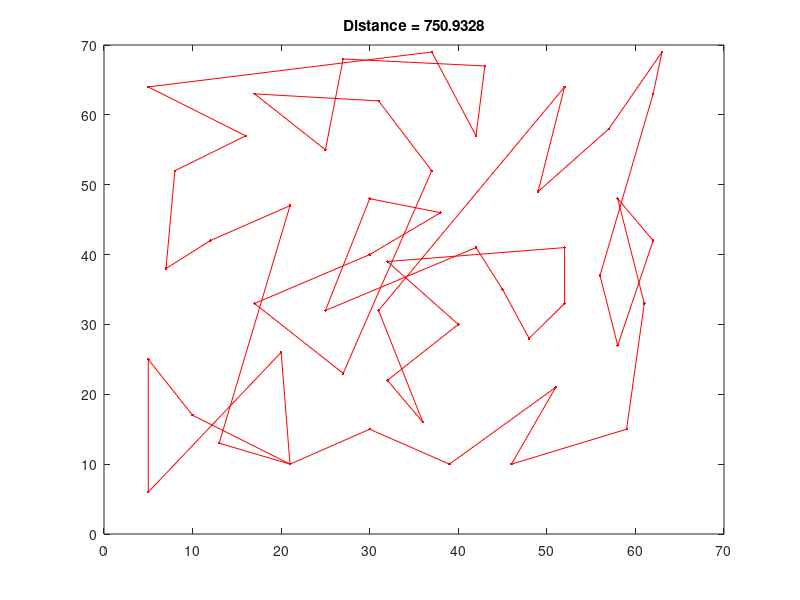
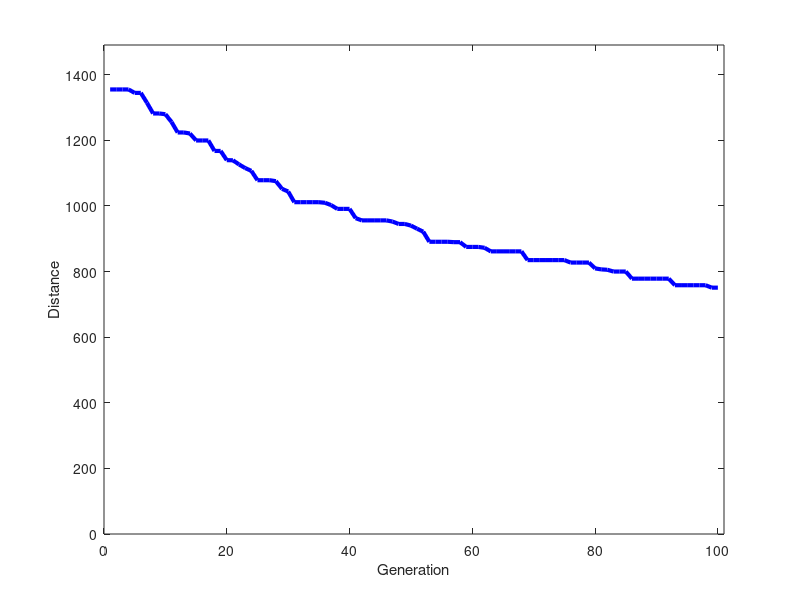

Here is the MATLAB script that generated these plots, in order:
% function TSP :performs genetic algorithm to solve travelling salesman
% problem.
function TSP = tsp_genetic_algo()
    
%*****************************@Initialization*****************************%


    %xy_coord           = tsp_readlib('eil51.tsp')
    xy_coord           = [37 52; 49 49; 52 64; 20 26; 40 30; 21 47; 17 63; 31 62; 52 33; 51 21; 42 41; 31 32; 5 25; 12 42; 36 16; 52 41; 27 23; 17 33; 13 13; 57 58; 62 42; 42 57; 16 57; 8 52; 7 38; 27 68; 30 48; 43 67; 58 48; 58 27; 37 69; 38 46; 46 10; 61 33; 62 63; 63 69; 32 22; 45 35; 59 15; 5 6; 10 17; 21 10; 5 6; 10 17; 21 10; 5 64; 30 15; 39 10; 32 39; 25 32; 25 55; 48 28; 56 37; 30 40;]; % City Coordinates
    POP_SIZE           = 60; % population size
    NUM_OF_GENERATIONS = 100 ; % number of generations
    [num_of_cities, ~] = size(xy_coord); % get the number of cities
    global_min         = Inf; % positive integers
    dist_matrix        = []; %point a to b distances/cost
    pop                = zeros(POP_SIZE, 54); % N by N matrix of zeroes
    total_dist         = zeros(1,POP_SIZE); %total distance of the best path
    distHistory = zeros(1,NUM_OF_GENERATIONS);  % initialize an N by N matrix of zeroes, will be used for ploting
    tmp_pop = zeros(4,num_of_cities); % initialize an N by N matrix of zeroes
    new_pop = zeros(POP_SIZE,num_of_cities); % initialize an N by N matrix of zeroes
    current_gen = 0; %number of generations to reach global minima
    gen = 0; %iterator for generations
   
    
%****************************@Code Body***********************************%    
    POP_SIZE = 4*ceil(POP_SIZE/4);
    nPoints = size(xy_coord,1);
    display(nPoints);
    a = meshgrid(1:nPoints);
    dist_matrix = reshape(sqrt(sum((xy_coord(a,:)-xy_coord(a',:)).^2,2))...
    ,nPoints,nPoints);   %compute distances from each points
    display(dist_matrix);
  
    
    % STEP 1: Generate a population using permutation encoding
    
    pop(1,:) = (1:num_of_cities);
    for k = 2:POP_SIZE
        pop(k,:) = randperm(num_of_cities);
    end
    
%     Step 2: FITNESS EVALUATION: After initializing the population, fitness value for each of
%     the individual is calculated. The fitness values are generated using
%     a fitness function. The function provides largest and smallest values
%     for each of the individuals. If the individual has a larger fitness
%     value then result will be a better solution but if a smaller value is
%     obtained then solution obtained will not be better.

    figure('Name','Best Solution');
    for gen = 1:NUM_OF_GENERATIONS
        % Evaluate Each Population Member (Calculate Total Distance)
        for p = 1:POP_SIZE
            tmp_tot_dist = dist_matrix(pop(p,num_of_cities), pop(p, 1)); % temporary variable for total dstance distance
            for k = 2:num_of_cities
                tmp_tot_dist = tmp_tot_dist + dist_matrix(pop(p,k-1),pop(p,k)); % summation of distances of pop(k)
            end
            total_dist(p) = tmp_tot_dist; %select as elite
        end
        
%         Find the least cost if the new computed total distance is less
%         than the latter distance (global_min) then the new global minimum
%         distance is the min_dist
        
        [min_dist,index] = min(total_dist);
        distHistory(gen) = min_dist;
        if min_dist < global_min
            global_min = min_dist;
            optimal_route = pop(index, :);
            path = optimal_route([1 : num_of_cities 1]);
            % Plot the Best Route
            %pause(1);
            plot(xy_coord(path, 1), xy_coord(path, 2), 'r.-'); 
            title(sprintf('Distance = %1.4f',min_dist));     
            drawnow;
            current_gen = gen;
        end
        
        % STEP 4: CROSSOVER AND MUTATION: 
        randomOrder = randperm(POP_SIZE);
        for p = 4:4:POP_SIZE
            paths = pop(randomOrder(p-3:p),:); % select parent 1 from the random population
            dists = total_dist(randomOrder(p-3:p)); %select parent 2 from the matrix of ELITE population
            [~,idx] = min(dists);       % get the index of the path with the min distance from the elite population
            possible_route = paths(idx,:);  %get the values/permutation encoding
            routeInsertionPoints = sort(ceil(num_of_cities*rand(1,2)));
            I = routeInsertionPoints(1); 
            J = routeInsertionPoints(2);
       
            for k = 1:4                         % Mutate and create a 4 new set of population
                tmp_pop(k,:) = possible_route;  
                display(tmp_pop);
                display(size(tmp_pop));
                
                switch k
                    case 2                   
                        tmp_pop(k,I:J) = tmp_pop(k,J:-1:I); % mutate by flipping
                    case 3 
                        tmp_pop(k,[I J]) = tmp_pop(k,[J I]); %mutate by swapping
                    case 4 
                        tmp_pop(k,I:J) = tmp_pop(k,[I+1:J I]);   % mutate by sliding 
                    otherwise % default
                end
            end
            new_pop(p-3:p,:) = tmp_pop;
            %end of generation
        end
        pop = new_pop; % new generation  
        
    end
    %*********************************************************************%  
    
    %**************************@Plotting**********************************%
    figure('Name','RESULTS','Numbertitle','off');
    title('Best Solution History');
    plot(distHistory,'b','LineWidth',3);
    set(gca,'XLim',[0 NUM_OF_GENERATIONS+1],'YLim',[0 1.1*max([1 distHistory])]);
    xlabel('Generation');
    ylabel('Distance');
   
    %*************************@ENDPlotting********************************%
    
    %**************************@Display***********************************%
     display(optimal_route);
     display(min_dist);
     display(current_gen);
    %*********************************************************************%
end    
